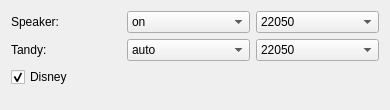
           <widget class="QWidget" name="pageSpeaker" >
            <property name="geometry" >
             <rect>
              <x>0</x>
              <y>0</y>
              <width>386</width>
              <height>110</height>
             </rect>
            </property>
            <attribute name="label" >
             <string>PC Speaker</string>
            </attribute>
            <layout class="QGridLayout" name="gridLayout_7" >
             <item row="0" column="0" >
              <layout class="QVBoxLayout" name="vlPcSpeaker" >
               <item>
                <layout class="QHBoxLayout" name="hlPcSpeaker" >
                 <item>
                  <widget class="QLabel" name="labelSpeaker" >
                   <property name="minimumSize" >
                    <size>
                     <width>110</width>
                     <height>0</height>
                    </size>
                   </property>
                   <property name="maximumSize" >
                    <size>
                     <width>110</width>
                     <height>16777215</height>
                    </size>
                   </property>
                   <property name="text" >
                    <string>Speaker:</string>
                   </property>
                   <property name="buddy" >
                    <cstring>comboBoxSpeaker</cstring>
                   </property>
                  </widget>
                 </item>
                 <item>
                  <widget class="QComboBox" name="comboBoxSpeaker" >
                   <item>
                    <property name="text" >
                     <string>on</string>
                    </property>
                   </item>
                   <item>
                    <property name="text" >
                     <string>off</string>
                    </property>
                   </item>
                  </widget>
                 </item>
                 <item>
                  <widget class="QComboBox" name="comboBoxSpeakerRate" >
                   <property name="currentIndex" >
                    <number>1</number>
                   </property>
                   <item>
                    <property name="text" >
                     <string>11050</string>
                    </property>
                   </item>
                   <item>
                    <property name="text" >
                     <string>22050</string>
                    </property>
                   </item>
                   <item>
                    <property name="text" >
                     <string>44100</string>
                    </property>
                   </item>
                  </widget>
                 </item>
                </layout>
               </item>
               <item>
                <layout class="QHBoxLayout" name="hlPcSpeakerTandy" >
                 <item>
                  <widget class="QLabel" name="labelSpeakerTandy" >
                   <property name="minimumSize" >
                    <size>
                     <width>110</width>
                     <height>0</height>
                    </size>
                   </property>
                   <property name="maximumSize" >
                    <size>
                     <width>110</width>
                     <height>16777215</height>
                    </size>
                   </property>
                   <property name="text" >
                    <string>Tandy:</string>
                   </property>
                   <property name="buddy" >
                    <cstring>comboBoxSpeakerTandy</cstring>
                   </property>
                  </widget>
                 </item>
                 <item>
                  <widget class="QComboBox" name="comboBoxSpeakerTandy" >
                   <property name="currentIndex" >
                    <number>2</number>
                   </property>
                   <item>
                    <property name="text" >
                     <string>on</string>
                    </property>
                   </item>
                   <item>
                    <property name="text" >
                     <string>off</string>
                    </property>
                   </item>
                   <item>
                    <property name="text" >
                     <string>auto</string>
                    </property>
                   </item>
                  </widget>
                 </item>
                 <item>
                  <widget class="QComboBox" name="comboBoxSpeakerTandyRate" >
                   <property name="currentIndex" >
                    <number>1</number>
                   </property>
                   <item>
                    <property name="text" >
                     <string>11050</string>
                    </property>
                   </item>
                   <item>
                    <property name="text" >
                     <string>22050</string>
                    </property>
                   </item>
                   <item>
                    <property name="text" >
                     <string>44100</string>
                    </property>
                   </item>
                  </widget>
                 </item>
                </layout>
               </item>
               <item>
                <widget class="QCheckBox" name="checkBoxDisney" >
                 <property name="text" >
                  <string>Disney</string>
                 </property>
                 <property name="checked" >
                  <bool>true</bool>
                 </property>
                </widget>
               </item>
              </layout>
             </item>
             <item row="1" column="0" >
              <spacer name="vsPcSpeaker" >
               <property name="orientation" >
                <enum>Qt::Vertical</enum>
               </property>
               <property name="sizeHint" stdset="0" >
                <size>
                 <width>368</width>
                 <height>122</height>
                </size>
               </property>
              </spacer>
             </item>
            </layout>
           </widget>
